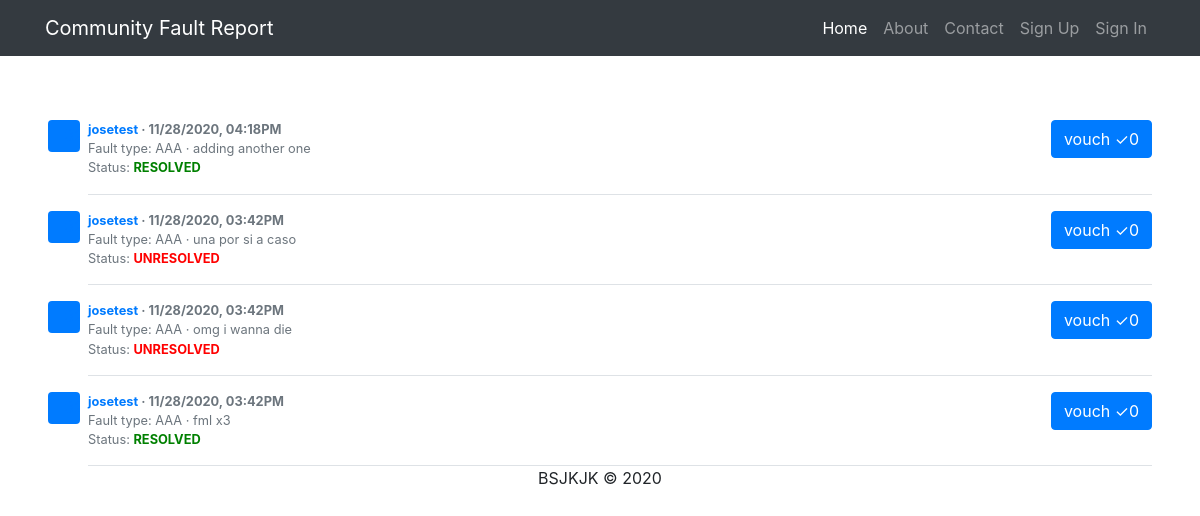
Before: /allReports with the older database file.
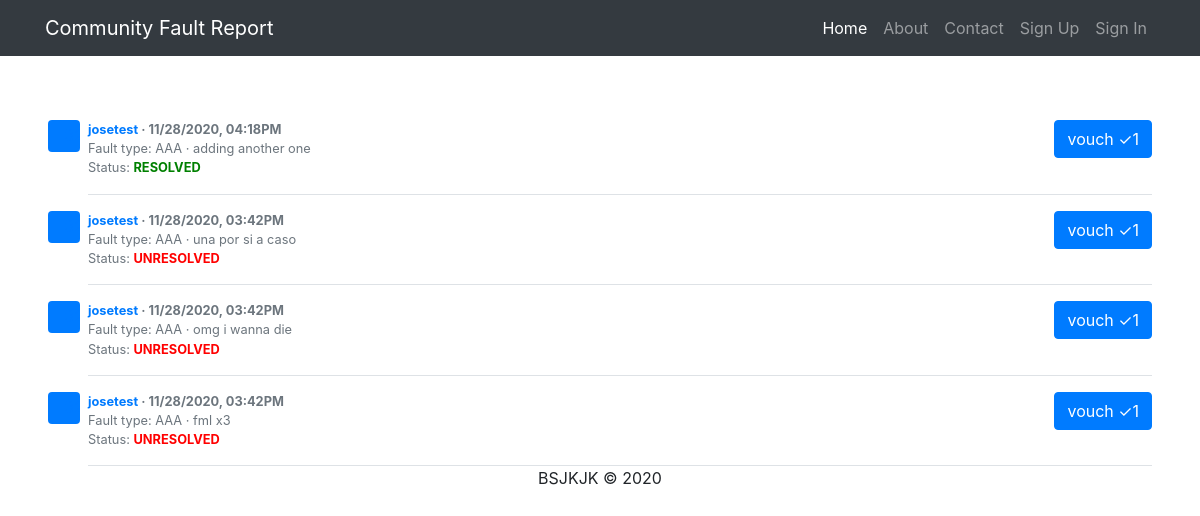
After: the same page with the newer database file.
### app.py (models this page shows, shortened)
class Report(db.Model):
    id = db.Column(db.Integer, primary_key=True)
    fault_type = db.Column(db.String(10), nullable=False)
    content = db.Column(db.String(200), nullable=False)
    username = db.Column(db.String(15), nullable=False)
    email = db.Column(db.String(100), nullable=False)
    date_created = db.Column(db.DateTime, nullable=False, default=datetime.utcnow())
    resolved = db.Column(db.String(20), nullable=False, default='UNRESOLVED')
    vouches = db.Column(db.Integer, default=0) # our upvote system

### app.py (the view)
@app.route('/allReports')
def allReports():
    time_difference = timedelta(hours=4)
    reports = Report.query.order_by(Report.date_created).all()
    reports = reversed(reports)
    return render_template("allReports.html", reports=reports, time_difference=time_difference)

### templates/allReports.html (shortened to what this page needs)
{% extends 'base.html' %}
{% block body %}
    <div class="paddings">
          {% for report in reports %}
          <div class="media text-muted pt-3">
            <svg class="bd-placeholder-img mr-2 rounded" width="32" height="32" xmlns="http://www.w3.org/2000/svg" preserveAspectRatio="xMidYMid slice" focusable="false" role="img" aria-label="Placeholder: 32x32"><title>Placeholder</title><rect fill="#007bff" width="100%" height="100%"/><text fill="#007bff" dy=".3em" x="50%" y="50%">32x32</text></svg>
            <p class="media-body pb-3 mb-0 small lh-125 border-bottom border-gray">
              <strong class="d-block text-gray-dark"><a href="">{{ report.username }}</a> · {% set actual_date = report.date_created - time_difference %} {{ actual_date.strftime("%m/%d/%Y, %I:%M%p") }}
                {% if current_user.is_authenticated %}
                  {% if current_user.has_vouched_report(report) %}
                    <a href="{{ url_for('vouch_action', report_id=report.id, action='unvouch') }}"><button type="button" class= "btn btn-primary" name="vouch" style="float: right;">
                      vouch <span>&#10003;{{ report.vouches }}</span>
                    </button></a>
                  {% else %}
                  <a href="{{ url_for('vouch_action', report_id=report.id, action='vouch') }}"><button type="button" class= "btn btn-primary" name="vouch" style="float: right;">
                    vouch <span>&#10003;{{ report.vouches }}</span>
                  </button></a>
                  {% endif %}
                {% else %}
                <button type="button" class= "btn btn-primary" data-toggle="modal" data-target="#notLoggedModal" name="vouch" style="float: right;">
                  vouch <span>&#10003;{{ report.vouches }}</span>
                </button>
                {% endif %}
              </strong>
              Fault type: {{ report.fault_type }} · {{ report.content }}
              {% if report.resolved == 'RESOLVED' %}
              <br>
              Status: <b style="color:green"> {{ report.resolved }}</b>
              {% elif report.resolved == 'UNRESOLVED' %}
              <br>
              Status: <b style="color:red"> {{ report.resolved }}</b>
              {% endif %}
              </p>
            </div>
          {% endfor %}
          <div class="footer text-center">
            <p>BSJKJK © 2020</p>
          </div>
{% endblock %}

### templates/base.html (shortened to what this page needs)
<!DOCTYPE html>
<html lang="en">
<head>
  <link href="{{ url_for('static', filename='bootstrap/css/bootstrap.min.css') }}" rel="stylesheet">
  <link rel="stylesheet" href = "{{ url_for('static', filename='bootstrap/css/main.css') }}">
  <link href="//maxcdn.bootstrapcdn.com/bootstrap/4.1.1/css/bootstrap.min.css" rel="stylesheet" id="bootstrap-css">
</head>
<body>
    <nav class="navbar navbar-expand-lg navbar-dark bg-dark static-top">
      <div class="container">
        <a class="navbar-brand" href="{{ url_for('index') }}">Community Fault Report</a>
        <div class="collapse navbar-collapse" id="navbarResponsive">
          <ul class="navbar-nav ml-auto">
            <li class="nav-item active">
              <a class="nav-link" href="{{ url_for('index') }}">Home
              </a>
            </li>
            <li class="nav-item">
              <a class="nav-link" href="#">About</a>
            </li>
            <li class="nav-item">
              <a class="nav-link" href="#">Contact</a>
            </li>
            <li class="nav-item">
              <a class="nav-link" href="/signUp">Sign Up</a>
            </li>
            <li class="nav-item">
              <a class="nav-link" href="/signIn">Sign In</a>
            </li>
          </ul>
        </div>
      </div>
    </nav>
  {% block body %}{% endblock %}
</body>
</html>

Changed rows visible on the page:
changed Report "adding another one": vouches "0" → "1"
changed Report "una por si a caso": vouches "0" → "1"
changed Report "omg i wanna die": vouches "0" → "1"
changed Report "fml x3": vouches "0" → "1"; resolved "RESOLVED" → "UNRESOLVED"
